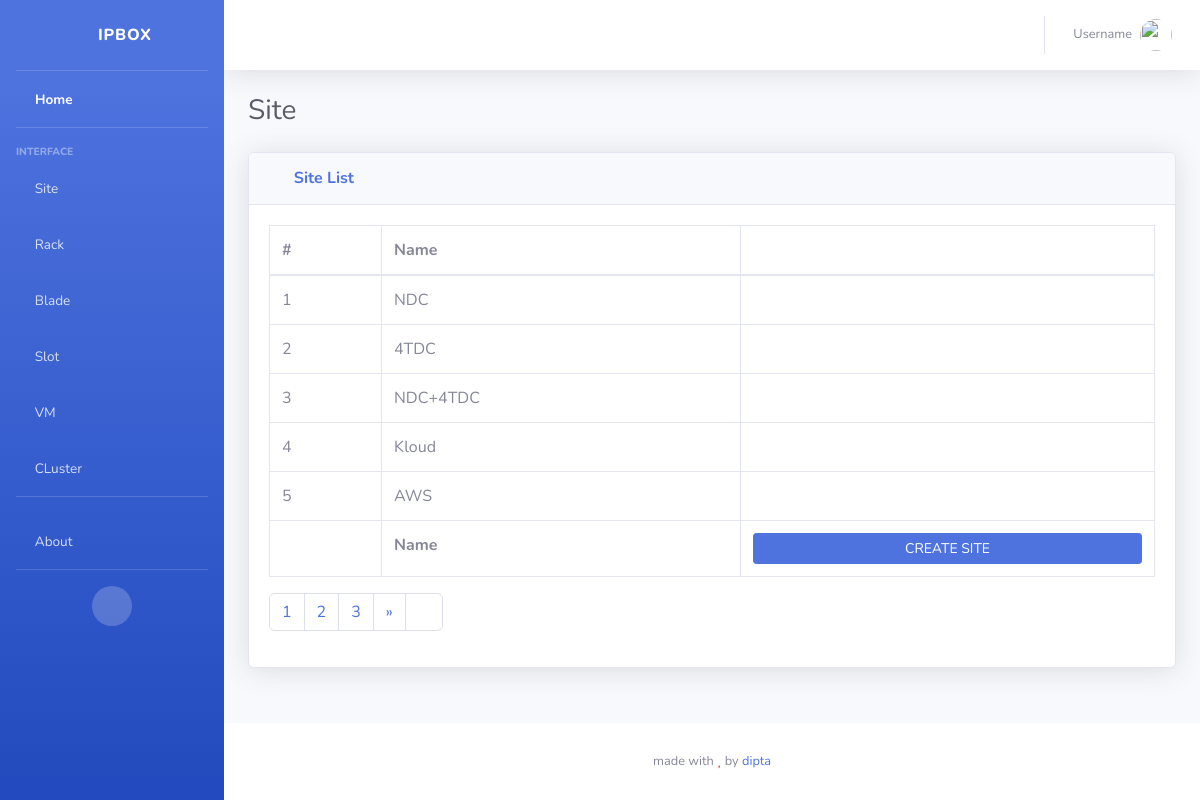
The app's page /sites/ with its own data.
### siteapp/models.py (models this page shows, shortened)
class Site(models.Model):
  name = models.CharField(max_length=128)
  class Meta:
    verbose_name_plural = "Sites"

### siteapp/views.py (the view)
# urls.py: path('', views.siteList, name="sites"),
def siteList(request):
  dataPerPage = 5
  pageNum = request.GET.get('page', 1)
  sites = Site.objects.all()
  p = Paginator(sites, dataPerPage)
  page_obj = p.page(pageNum)
  context = {
    'page_obj': page_obj
  }
  return render(request, 'siteapp/sites.html', context=context)

### siteapp/templates/siteapp/sites.html
{% extends 'sbadmin/base.html' %}{% load static %} {% block content %}
<div class="d-sm-flex align-items-center justify-content-between mb-4">
  <h1 class="h3 mb-0 text-gray-800">
    Site
  </h1>
</div>
<div class="card shadow mb-4">
  <div class="card-header py-3">
    <h6 class="m-0 font-weight-bold text-primary"><i class="fas fa-table mr-2"></i> Site List</h6>
  </div>
  <div class="card-body">
    <div class="table-responsive">
      <table
        class="table table-bordered"
        id="dataTable"
        width="100%"
        cellspacing="0"
      >
        <thead>
          <tr>
            <th>#</th>
            <th>Name</th>
            <th></th>
          </tr>
        </thead>
        <tfoot>
          <tr>
            <th></th>
            <th>Name</th>
            <th>
              <a href="/site/create"
                class="btn btn-primary btn-sm btn-block">CREATE SITE</a>
            </th>
          </tr>
        </tfoot>
        <tbody>
          {% for site in page_obj %}
          <tr>
            <td>{{ forloop.counter }}</td>
            <td>{{ site.name }}</td>
            <td class="text-center">
              <a href="/site/update/{{ site.id }}"
                class="text-info mr-4" title="edit">
                <i class="fas fa-edit"></i>
              </a>
              <a href="#" class="text-danger ml-4" title="delete">
                <i class="fas fa-trash-alt"></i>
              </a>
            </td>
          </tr>
          {% endfor %}
        </tbody>
      </table>
      {% include 'core/pagination.html' %}
    </div>
  </div>
</div>
{% endblock content %}

### records on screen
Site: name "NDC"
Site: name "4TDC"
Site: name "NDC+4TDC"
Site: name "Kloud"
Site: name "AWS"

### other values on screen
{{ num }} "1"
{{ num }} "2" "3"
